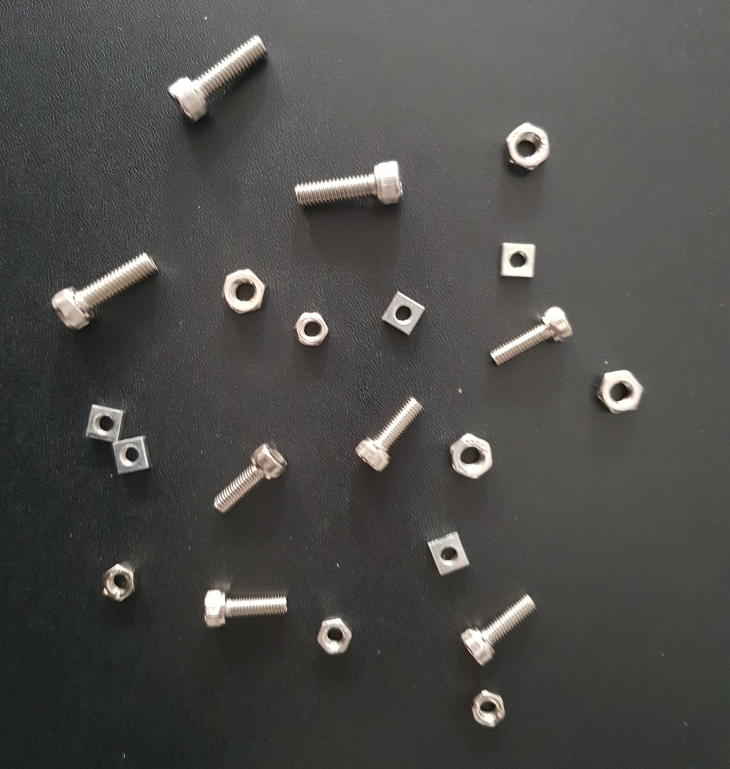
//> input picture LAB1/Lab_GrayScale_TestImage.jpg, 1459 x 1537 px (shown at 1/2 size)
$ ./DLIP_LAB1_22000532_SeungjaeLee   (built with g++ and OpenCV 4)
//> lines starting //> are read from the running program, lines starting //| are printed output that depends on the picture; after the words box and inside, x2 and y2 are one past the last pixel; in counts of white or black regions, pixels touching at a corner belong together
#include <iostream>
#include <opencv2/opencv.hpp>

using namespace std;
using namespace cv;

// declare global variables
Mat src, src_gray, src_blur, src_thres, src_morph, dst;
Mat open_element, close_element, element;
Mat draw, draw_gray;

vector<vector<Point>> contours;
vector<Vec4i> hierarchy;
vector<int> nnb(5);

// declare user defined functions
void pre_filter(int, void*);
void pre_threshold(int, void*);
void pre_morphology(int, void*);
void find_contours(int, void*);
void draw_contours(vector<vector<Point> > contours_poly, vector<Rect> boundRect, vector<int> children);

int main() {
	src = imread("Lab_GrayScale_TestImage.jpg"); // open a image as BGR channer
//> src is the input picture: 1537 rows x 1459 cols, CV_8UC3; mean B, G, R 73.6, 76.7, 77.3
	cvtColor(src, src_gray, COLOR_BGR2GRAY); // convert the BGR image to gray image

	pre_filter(0, 0); // 1) apply appropriate filters to enhance image
	pre_threshold(0, 0); // 2) apply appropriate threshold
//> in pre_threshold, `threshold(src_blur, src_thres, 118, 255, THRESH_BINARY);`:
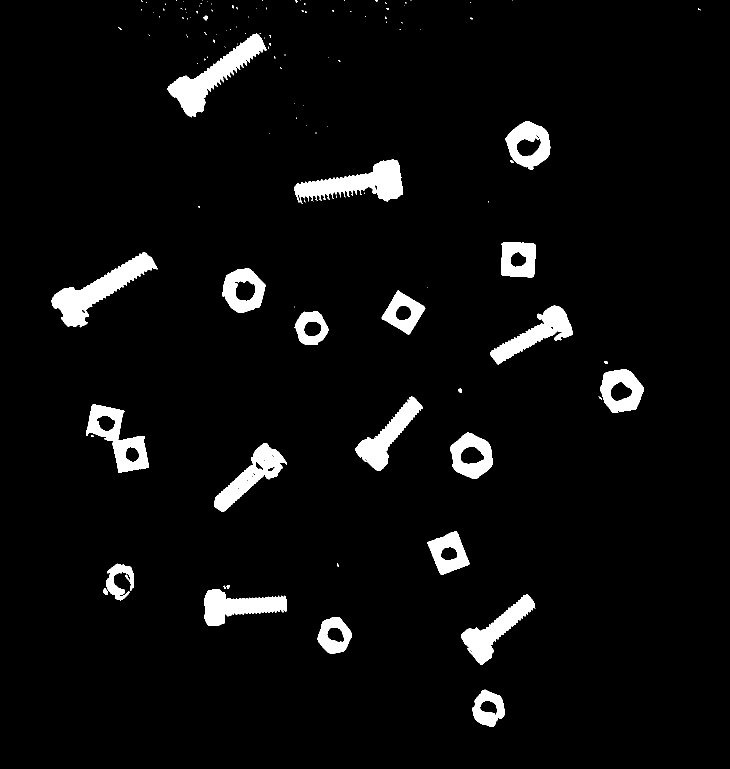
//> src_thres: 1537 rows x 1459 cols, CV_8UC1 (shown at 1/2 size); 4.8% white; 127 white regions (100 under 20 px), largest, box (x1, y1, x2, y2) and area: (103, 504, 315, 655) 9766, (335, 67, 533, 235) 9378, (588, 319, 806, 408) 8882
	pre_morphology(0, 0); // 3) apply the appropriate morphology method to segment parts
//> in pre_morphology, `morphologyEx(src_thres, src_morph, CV_MOP_OPEN, open_element);`:
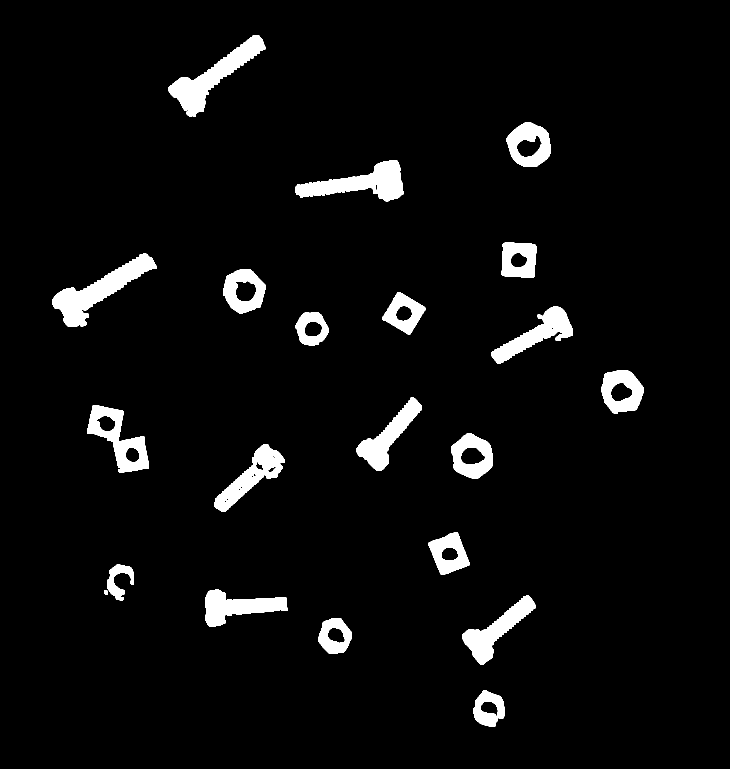
//> src_morph: 1537 rows x 1459 cols, CV_8UC1 (shown at 1/2 size); 4.6% white; 21 white regions, largest, box (x1, y1, x2, y2) and area: (105, 506, 313, 654) 9554, (337, 70, 531, 233) 8933, (590, 321, 807, 403) 8302
//> in pre_morphology, `dilate(src_morph, src_morph, element);`:
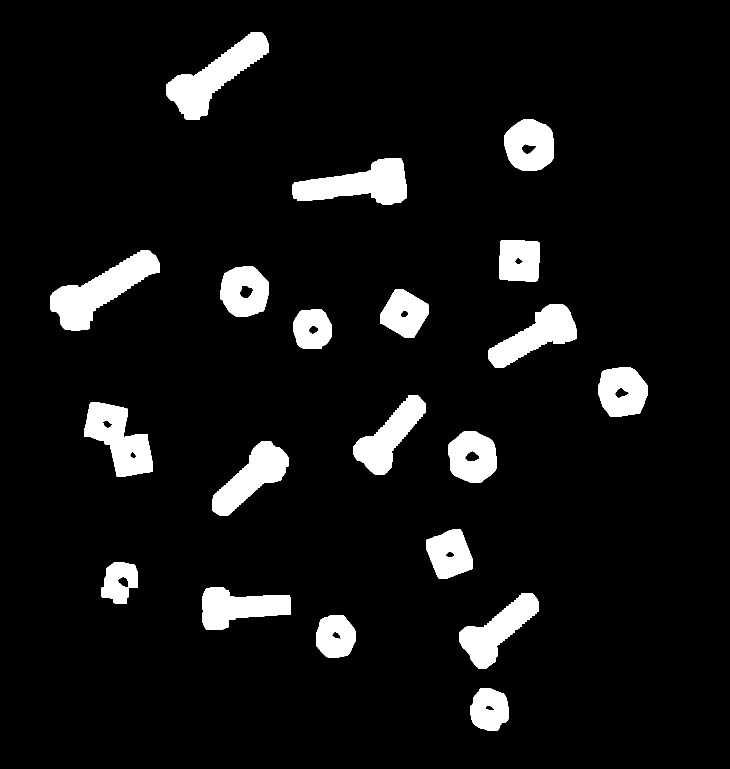
//> src_morph: 1537 rows x 1459 cols, CV_8UC1 (shown at 1/2 size); 7.6% white; 20 white regions
	find_contours(0, 0); // 4) find contours
//> in find_contours, `findContours(src_morph, contours, hierarchy, CV_RETR_TREE, CV_CHAIN_AP..`: contours = 33 contours; largest, box (x1, y1, x2, y2) and area: (100, 501, 320, 661) 13876, (332, 65, 538, 240) 13134, (585, 316, 814, 410) 12052, (169, 805, 305, 953) 11140, (424, 883, 577, 1031) 9938

	draw = Mat::zeros(src.size(), CV_8UC3); // define a drawing board as BGR channer and all values are zero

	// declare contour additional elements
	vector<vector<Point>> contours_poly(contours.size()); // variable that store approximate points of segmented objects
//> contours_poly = 33 empty contours
	vector<Rect> boundRect(contours.size()); // variable that store minimum bounding boxes for segmented objects
	vector<int> children(contours.size()); // variable that store the number of internal boundaries

	draw_contours(contours_poly, boundRect, children); // 5) draw segmented objects
//> the loop in draw_contours, `for (int i = 0; i < contours.size(); i++)` made 33 passes
//> the loop in draw_contours, `for (int i = 0; i < contours.size(); i++)` made 33 passes
//> area on passes 1 to 12: 4988, 70, 5251, 145, 9846, 9086, 4278, 262, 6559, 120, 9912, 7743
//> after the loop in draw_contours, `for (int i = 0; i < contours.size(); i++)`:
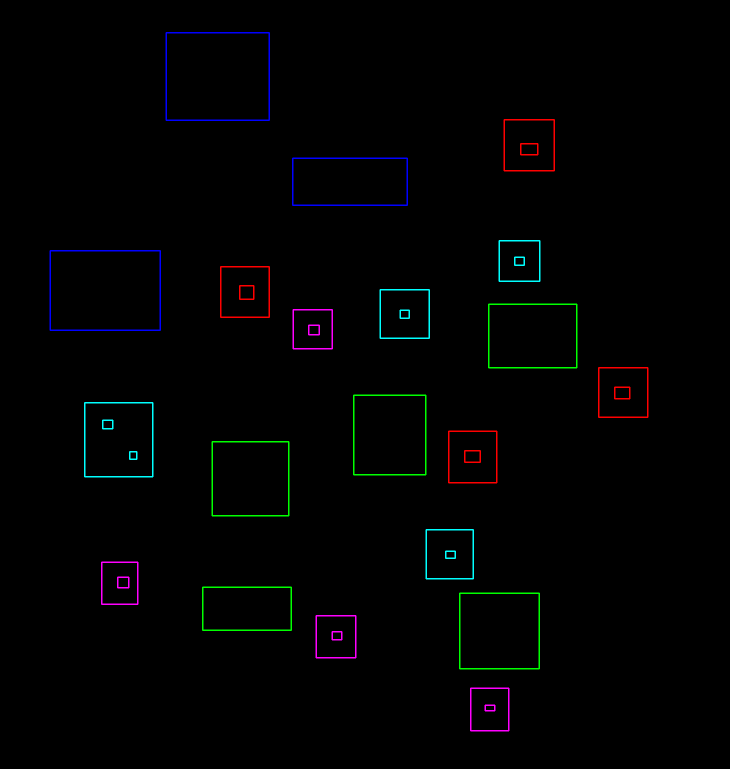
//> draw: 1537 rows x 1459 cols, CV_8UC3 (shown at 1/2 size); mean B, G, R 1.9, 1.7, 1.2
	cvtColor(draw, draw_gray, COLOR_BGR2GRAY); // convert the BGR drawing board to gray image
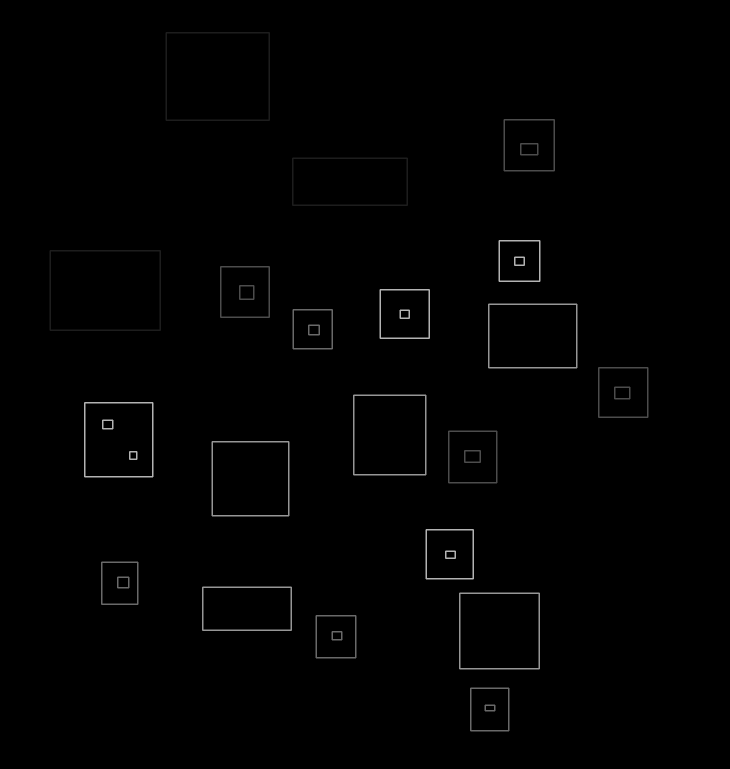
//> draw_gray: 1537 rows x 1459 cols, CV_8UC1 (shown at 1/2 size); min 0, max 179, mean 1.6
	dst = src.clone(); // deep copy of the image
	draw.copyTo(dst, draw_gray); // draw detected bounding boxes in the image
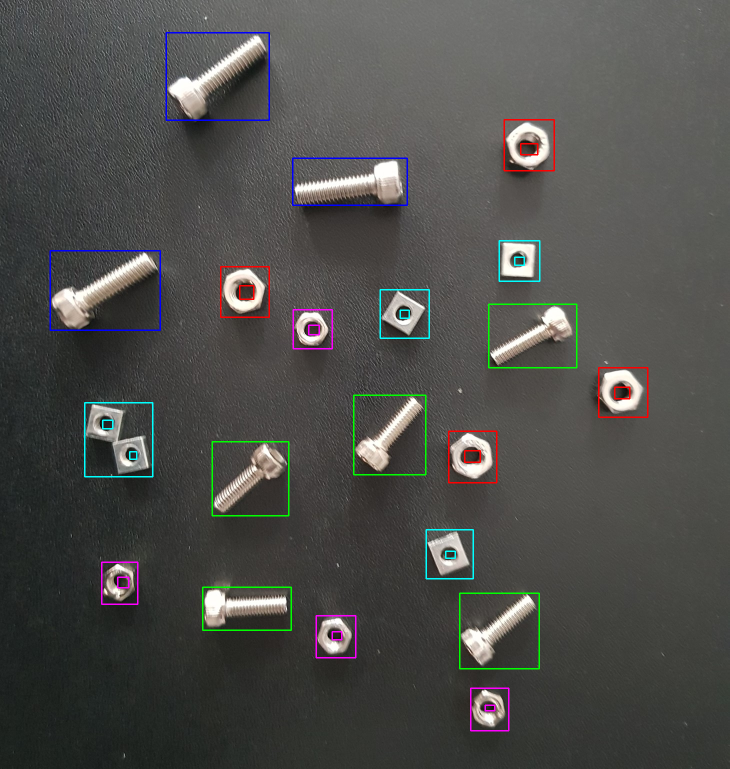
//> dst: 1537 rows x 1459 cols, CV_8UC3 (shown at 1/2 size); 1.43% of pixels changed, all inside (x1, y1, x2, y2) = (99, 64, 1297, 1463)

	// count the number of each parts
	cout << "M5 Bolt\t\t= " << nnb[1] << "\n";
//| M5 Bolt		= 5
	cout << "M6 Bolt\t\t= " << nnb[0] << "\n";
//| M6 Bolt		= 3
	cout << "M5 Hex Nut\t= " << nnb[4] << "\n";
//| M5 Hex Nut	= 4
	cout << "M6 Hex Nut\t= " << nnb[2] << "\n";
//| M6 Hex Nut	= 4
	cout << "M5 Rect Nut\t= " << nnb[3] << "\n";
//| M5 Rect Nut	= 5

	// [14 lines of commented-out code are left out]
	namedWindow("dst", WINDOW_FREERATIO);
	imshow("dst", dst);
	waitKey(0);

	return 0;
}

void pre_filter(int, void*) {
	GaussianBlur(src_gray, src_blur, Size(5, 5), 0); // blur to the gray image
}

void pre_threshold(int, void*) {
	threshold(src_blur, src_thres, 118, 255, THRESH_BINARY); // apply threshold to the gray image
}

void pre_morphology(int, void*) {
	open_element = getStructuringElement(MORPH_RECT, Size(6, 6));
	close_element = getStructuringElement(MORPH_RECT, Size(4, 4));
	element = getStructuringElement(MORPH_RECT, Size(13, 13));

	morphologyEx(src_thres, src_morph, CV_MOP_OPEN, open_element); // apply opening to eliminate external noise
	morphologyEx(src_morph, src_morph, CV_MOP_CLOSE, close_element); // apply closing to eliminate internal noise
	dilate(src_morph, src_morph, element); // dilate to connect the broken part
}

void find_contours(int, void*) {
	findContours(src_morph, contours, hierarchy, CV_RETR_TREE, CV_CHAIN_APPROX_SIMPLE); // find contours
}

void draw_contours(vector<vector<Point> > contours_poly, vector<Rect> boundRect, vector<int> children) {
	for (int i = 0; i < contours.size(); i++) {
		if (hierarchy[i][3] != -1) children[hierarchy[i][3]]++; // find how many internal boundaries each contour
	}

	for (int i = 0; i < contours.size(); i++) {
		approxPolyDP(contours[i], contours_poly[i], 3, true); // approximate segmented object using approxPolyDP function
		boundRect[i] = boundingRect(contours_poly[i]); // find bounding boxes for each segmented object using boundingRect function
	}

	for (int i = 0; i < contours.size(); i++) {
		int area = contourArea(contours_poly[i]); // find the area of the approximated contour using contourArea function

		if (children[i] == 0) {
			if (area > 11500) {
				nnb[0]++; // the number of M6 bolts
				rectangle(draw, boundRect[i].tl(), boundRect[i].br(), Scalar(255, 0, 0), 2);
			}
			else if (area > 9000) {
				nnb[1]++; // the number of M5 bolts
				rectangle(draw, boundRect[i].tl(), boundRect[i].br(), Scalar(0, 255, 0), 2);
			}
		}
		else {
			if (children[i] > 1) area /= children[i]; // if the objects are overlapped, divide the area by the number of overlapped objects
			if (area > 7000) {
				// the number of M6 hex nuts
				if (children[i] > 1) nnb[2] += children[i];
				else nnb[2]++;
				rectangle(draw, boundRect[i].tl(), boundRect[i].br(), Scalar(0, 0, 255), 2);
				for (int idx = hierarchy[i][2]; idx >= 0; idx = hierarchy[idx][0]) {
					rectangle(draw, boundRect[idx].tl(), boundRect[idx].br(), Scalar(0, 0, 255), 2);
				}
			}
			else if (area > 5300) {
				// the number of M5 rect nuts
				if (children[i] > 1) nnb[3] += children[i];
				else nnb[3]++;
				rectangle(draw, boundRect[i].tl(), boundRect[i].br(), Scalar(255, 255, 0), 2);
				for (int idx = hierarchy[i][2]; idx >= 0; idx = hierarchy[idx][0]) {
					rectangle(draw, boundRect[idx].tl(), boundRect[idx].br(), Scalar(255, 255, 0), 2);
				}
			}
			else if (area > 4000) {
				// the number of M5 hex nuts
				if (children[i] > 1) nnb[4] += children[i];
				else nnb[4]++;
				rectangle(draw, boundRect[i].tl(), boundRect[i].br(), Scalar(255, 0, 255), 2);
				for (int idx = hierarchy[i][2]; idx >= 0; idx = hierarchy[idx][0]) {
					rectangle(draw, boundRect[idx].tl(), boundRect[idx].br(), Scalar(255, 0, 255), 2);
				}
			}
		}
	}
}
